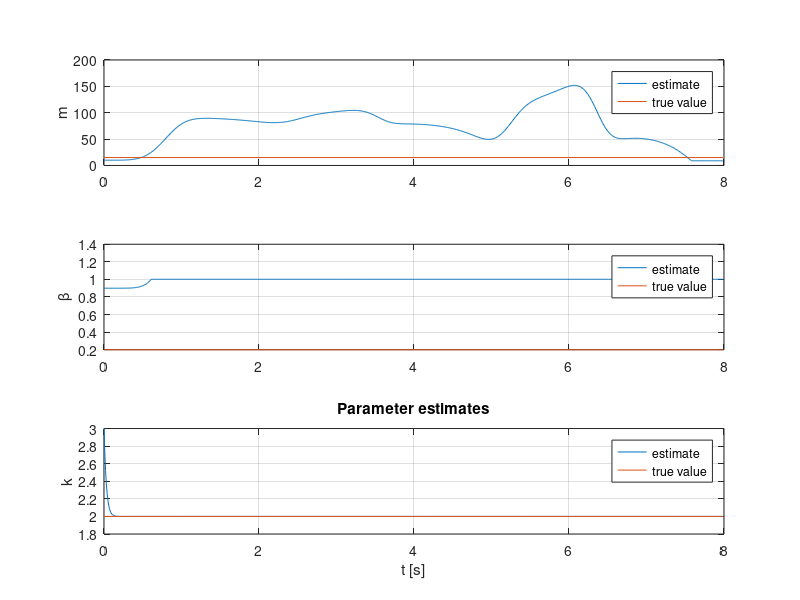

The MATLAB source for this figure:
close all;
clear;
%% Insert true system
beta                    = 0.2;
m                       = 15;
k                       = 2;
A                       = [0 0 0; 0 0 1;0 0 -beta/m];               
B                       = [0; 0; 1/m];
C                       = [ 0 0 0;
                            0 1 0;
                            0 0 1];
[row_C column_C] = size(C);
[row_B column_B] = size(B);
D                       = zeros(row_C,column_B);

% Lower and upper bounds
m_min = 10;
beta_min = 0;
beta_max = 1;
k_min = 0.1;

%% Define filters
lambda_1                = .1; 
lambda_0                = 6;
DEN                     = [1 lambda_1 lambda_0];
[  ~,  ~,C_f_1,D_f_1]   = tf2ss([0 0 1],DEN);     
[  ~,  ~,C_f_2,D_f_2]   = tf2ss([0 1 0],DEN);                            
[A_f,B_f,C_f_3,D_f_3]   = tf2ss([1 0 0],DEN);                     
% A_f and B_f is only needed once as it is the same all over. Hence tildes

%% Simulation MATLAB
h           = 0.01;  % sample time (s)
N           = 800; % number of samples

t           = 0:h:h*(N-1);

% Define input as a function of t
u           = 5 * sin(2 * t) + 10.5;
gamma_1     = 1;        
gamma_2     = diag([100 5]);

% Memory allocation
x           = zeros(3, N);
x_z_1       = zeros(1,1);
x_z_2       = zeros(2, 1);
x_phi_1     = zeros(1, 1);
x_phi_2     = zeros(2, 1);
theta_1     = zeros(1, N);  % estimate of k
theta_2     = zeros(2, N);  % estimate of m and beta
theta_2_dot = [0;0];

% Initial estimates
theta_1(:,1) = 3;       % Initial estimate of k
theta_2(:,1) = [10; 0.9];   % Initial estimate of m and beta


%% Main loop. Simulate using forward Euler (x[k+1] = x[k] + h*x_dot)
for n = 1:N-1
 
    % Simulate true system
    x_dot           = A*x(:, n) + B*u(n);
    x(:, n+1)       = x(:, n) + h*x_dot;
    y_2             = x(2, n);
    y_1             = u(n)/k + y_2;

    % Generate z and phi by filtering known signals
    x_z_2_n           = x_z_2 + (A_f*x_z_2 + B_f*u(n))*h; 
    z_2               = C_f_1*x_z_2;  % z_2 = 1/Lambda [u]
                    
    
    x_phi_2_n         = x_phi_2 + (A_f*x_phi_2 + B_f*y_2)*h;
                                            
    phi_2             = [ (C_f_3*x_phi_2 + D_f_3*y_2);  % s^2/Lambda * y_2
                          (C_f_2*x_phi_2 + D_f_2*y_2)   % s/Lamnba * y2
                        ];
    
    % Generate first system
    z_1 = u(n);
    phi_1 = y_1 - y_2;
    
    % Calculate estimation error
    n_s_1 = phi_1'*phi_1;
    n_s_2 = phi_2'*phi_2;

    epsilon_1           = z_1 - theta_1(:,n)' * phi_1; 
    epsilon_2           = z_2 - theta_2(:,n)' * phi_2;

    % Update law
    
    % m_dot_hat
    if (theta_2(1,n) > m_min) || (theta_2(1,n) == m_min && theta_2_dot(1) >= 0) 
        theta_2_dot(1) = gamma_2(1,1) * epsilon_2 * phi_2(1);
    else 
        theta_2_dot(1) = 0;
    end

    % beta_dot_hat 
    if((beta_max > theta_2(2,n)) && (theta_2(2,n) > beta_min)) || (theta_2(2,n) == beta_min && theta_2_dot(2) <= 0) || (theta_2(2,n) == beta_max && theta_2_dot(2) <= 0) 
        theta_2_dot(2) = gamma_2(2,2) * epsilon_2 * phi_2(2);
    else
        theta_2_dot(2) = 0;
    end
    
    theta_2(:, n+1)     = theta_2(:, n) + theta_2_dot * h;
    
    % k_dot_hat
    if (theta_1(n) > k_min)    || (theta_1(n) == k_min && theta_1_dot >= 0)
        theta_1_dot = gamma_1*epsilon_1*phi_1;
    else
        theta_1_dot = 0;
    end
 
    theta_1(:, n+1) = theta_1(:, n) + theta_1_dot*h;

    % Set values for next iteration
    x_phi_2           = x_phi_2_n;
    x_z_2             = x_z_2_n;
end

% Plots
figure
subplot(3,1,1)
plot(t, theta_2(1,:)); hold on
plot([t(1), t(end)],[m, m]);
hold off
ylabel('m')
legend('estimate','true value')
grid
subplot(3,1,2)
plot(t, theta_2(2,:)); hold on
plot([t(1), t(end)],[beta, beta]); 
hold off
ylabel('\beta')
legend('estimate','true value')
grid
subplot(3,1,3)
plot(t, theta_1(1,:)); hold on
plot([t(1), t(end)],[k, k]); 
hold off
ylabel('k')
grid
legend('estimate','true value')
title('Parameter estimates')
xlabel('t [s]')